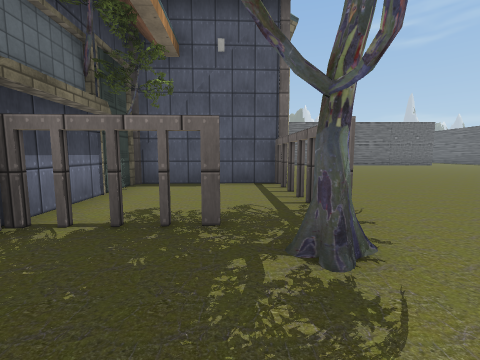
[1] (above)

19 first-person views from a walk through a Unity game level. The camera is 1.3 m above the floor, tilts 6° down and sees 90° across. The floor is counted in squares, 2.06 m on a side. Each view is taken from the middle of a square. On the plan, view 1 faces up. The plan holds only what a view shows up to about 9 squares ahead; the rest is blank. The place goes on beyond the plan. The player is left out. Some surface patterns are stand-ins.

[2]
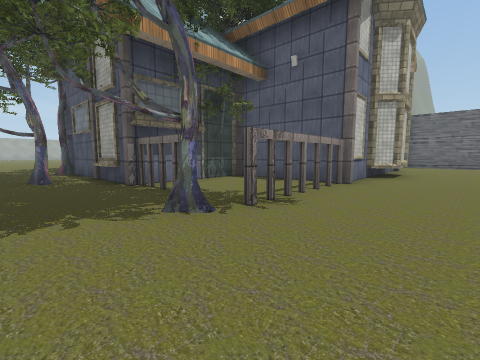

[3]
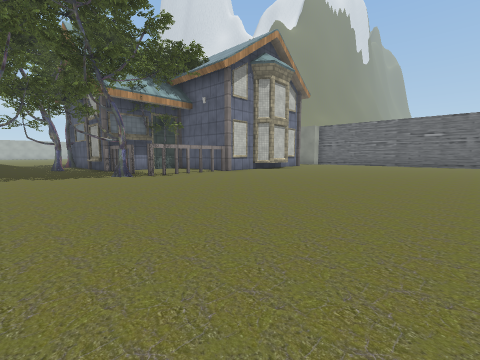

[4]
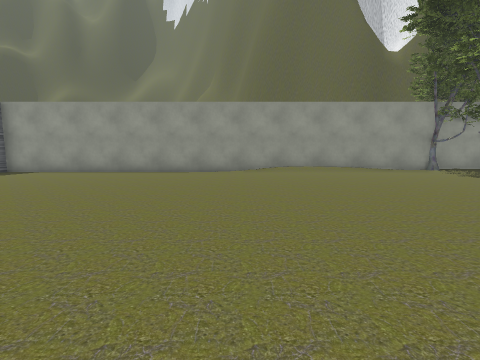

[5]
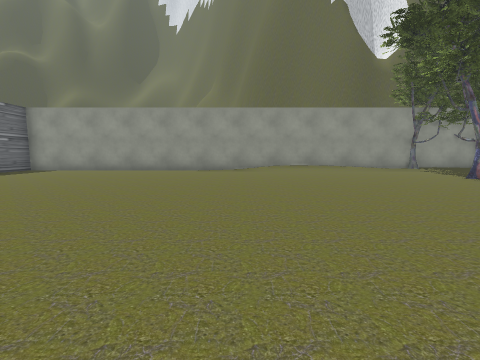

[6]
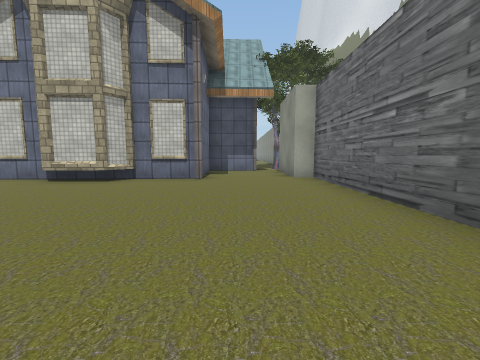

[7]
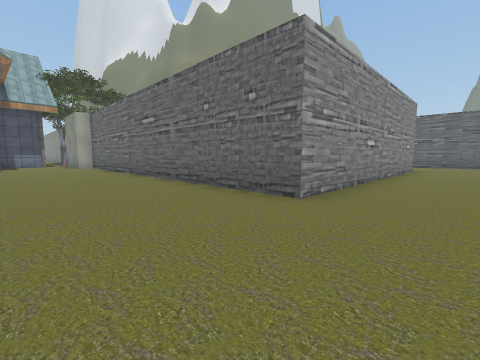

[8]
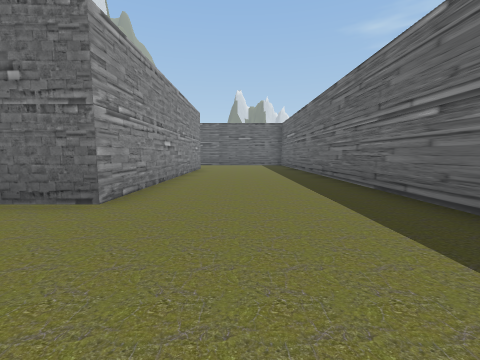

[9]
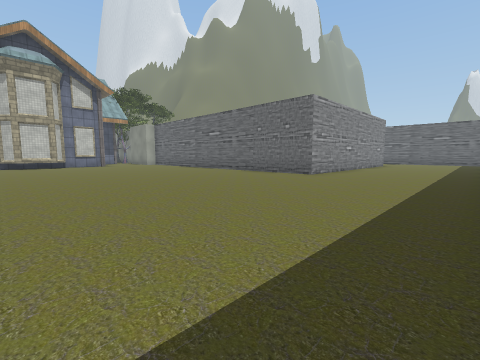

[10]
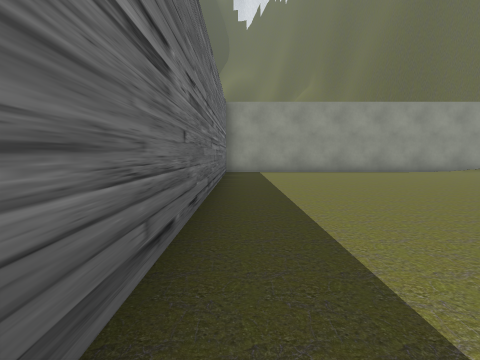

[11]
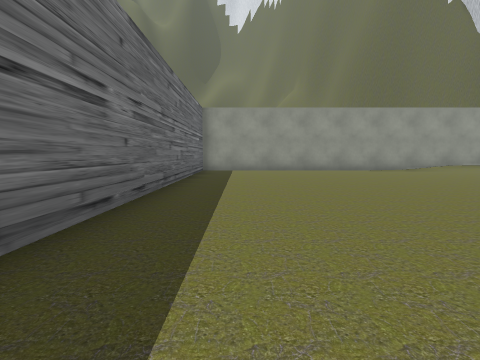

[12]
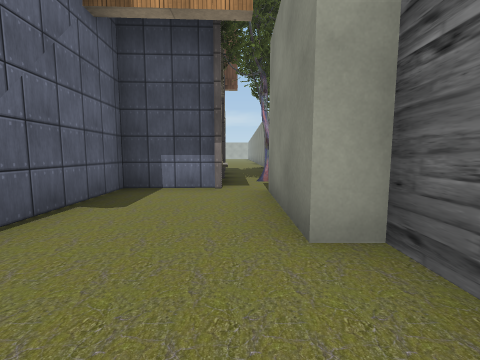

[13]
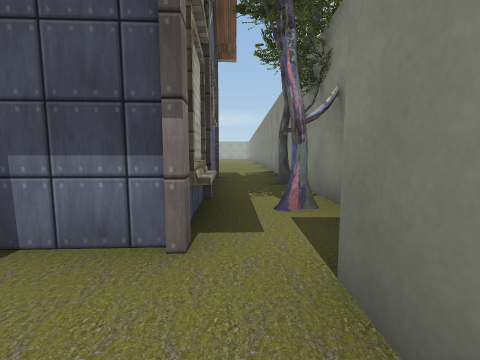

[14]
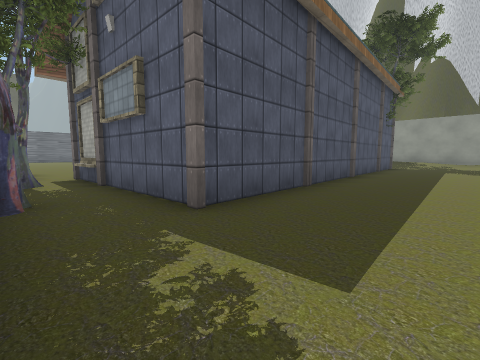

[15]
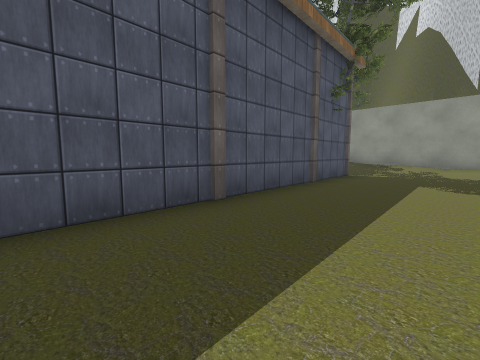

[16]
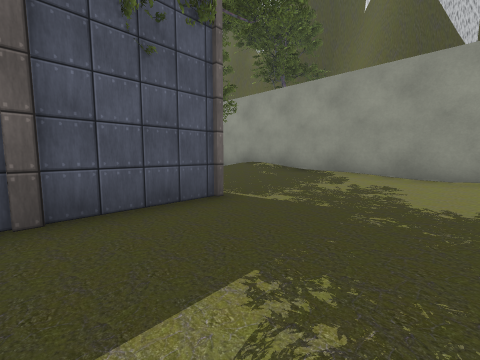

[17]
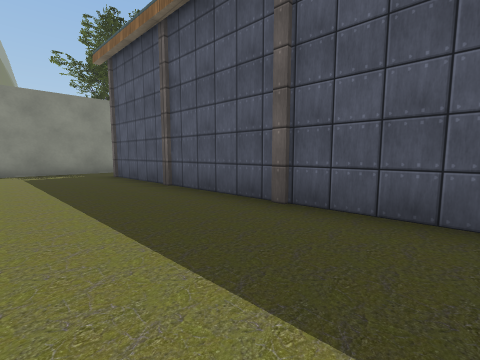

[18]
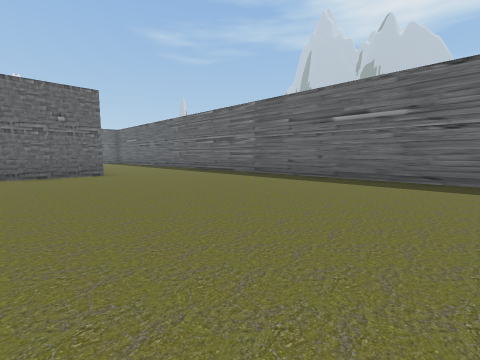

[19]
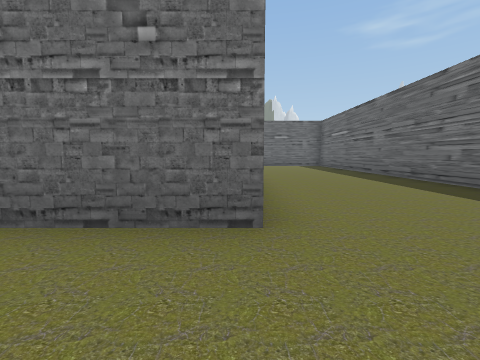

### Floor plan
Key: @ floor where view 1 was taken; # wall or solid block; . floor; / step, stairs or slope; O other object.
Columns run from 10 left of view 1 to 16 right of it. Each row starts with its distance up from view 1.
 21                      #....#
 20                      #....#
 19                      #....#
 18                      #....#
 17                      #....#
 16                      #....#
 15 ######               #....#
 14 ....O.O.##############....#
 13 .....##...................#
 12 ...#####..................#
 11 ...#   ####...............#
 10 ...#      #...............#
  9 ...#      ##..............#
  8 ...#       #..............#
  7 ...#       #..............#
  6 ...#       #..............#
  5 ...#       #..............#
  4 ...#       #..............#
  3 ...#      ##..............#
  2 ...#O######O..............#
  1 ......O...................#
  0 ....///...@...............#
 -1 ////////..................#
 -2 #######O##O################

Where each view was taken, in squares from view 1:
view 1: 0 up, 0 right, facing up
view 2: 0 up, 3 right, facing up-left
view 3: 1 down, 8 right, facing up-left
view 4: 7 up, 7 right, facing down
view 5: 8 up, 7 right, facing down
view 6: 12 up, 7 right, facing left
view 7: 11 up, 13 right, facing up-left
view 8: 11 up, 13 right, facing up
view 9: 7 up, 15 right, facing up-left
view 10: 7 up, 15 right, facing down
view 11: 8 up, 14 right, facing down
view 12: 13 up, 2 right, facing left
view 13: 13 up, 1 left, facing left
view 14: 14 up, 10 left, facing down-right
view 15: 9 up, 10 left, facing down-right
view 16: 4 up, 10 left, facing down-right
view 17: 5 up, 10 left, facing up-right
view 18: 6 up, 9 right, facing up-right
view 19: 12 up, 11 right, facing up
